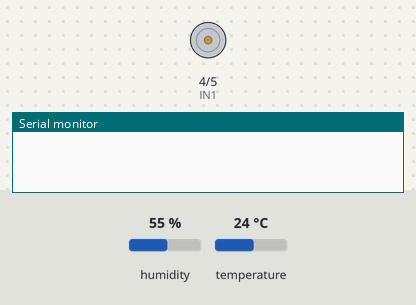
Simulated run of this sketch. Board: Arduino Uno, built with avr-gcc and run on an emulated ATmega328P. Shown: motor-driver pin pairs drawn as motors (green arrow = first pin HIGH = forward, orange = second pin HIGH = backward, longer = more drive), the last lines printed to the serial monitor. The inputs (shaded band) are chosen by the test bench; at power-on: humidity 55 %, temperature 24 °C.

Above: at 0.1 s.
At 2.1 s:
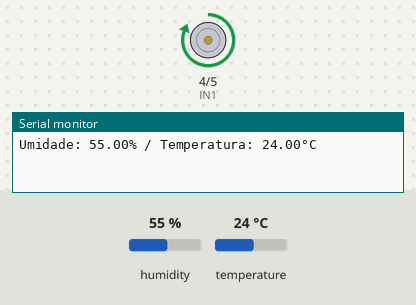
Timing chart, 0 to 3.6 s (numbered marks = the images above):
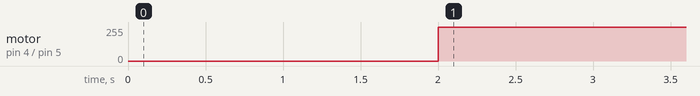

The sketch:

sem_display_lcd.ino
```cpp
#include "dht.h" //INCLUSÃO DE BIBLIOTECA
#include <Wire.h>
int IN1 = 4;                             // pino IN1 conectado porta D4 Arduino
int IN2 = 5;                             // pino IN2 conectado porta D5 Arduino
const int pinoDHT11 = A2; //PINO ANALÓGICO UTILIZADO PELO DHT11
dht DHT; //VARIÁVEL DO TIPO DHT

void setup()
{
  Wire.begin();
  Serial.begin(9600);                    // console serial 9600 Bps
  pinMode(IN1, OUTPUT);                  // definições das portas IN1 e IN2 como portas de saidas
  pinMode(IN2, OUTPUT);
  digitalWrite(IN1, HIGH);               // desativa porta IN1
  digitalWrite(IN2, HIGH);               // desativa porta IN2
  delay(2000); //INTERVALO DE 2 SEGUNDO ANTES DE INICIAR
}

void loop()
{
 // digitalWrite(IN2, HIGH);               // desativa porta IN2
//  digitalWrite(IN1, LOW);                // acionamento relé K1
//  Serial.println("Rele K1 acionado");    // print mensagem
  //delay (30000);                          // atraso de 30 segundos
  digitalWrite(IN1, HIGH);               // desativa porta IN1
  digitalWrite(IN2, LOW);                // acionamento relé K2
 // Serial.println("Rele K2 acionado");    // print mensagem
 // delay (30000);                          // atraso de 30 segundos

  DHT.read11(pinoDHT11); //LÊ AS INFORMAÇÕES DO SENSOR
  Serial.print("Umidade: "); //IMPRIME O TEXTO NA SERIAL
  Serial.print(DHT.humidity); //IMPRIME NA SERIAL O VALOR DE UMIDADE MEDIDO
  Serial.print("%"); //ESCREVE O TEXTO EM SEGUIDA
  Serial.print(" / Temperatura: "); //IMPRIME O TEXTO NA SERIAL
  Serial.print(DHT.temperature,2); //IMPRIME NA SERIAL O VALOR DE UMIDADE MEDIDO E REMOVE A PARTE DECIMAL
  Serial.println("°C"); //IMPRIME O TEXTO NA SERIAL
  delay(2000);
}
```

Measured:
- by itself, motor on pin 4 (IN1) / pin 5 (IN2): stopped → forward 255/255 at 2.0 s
